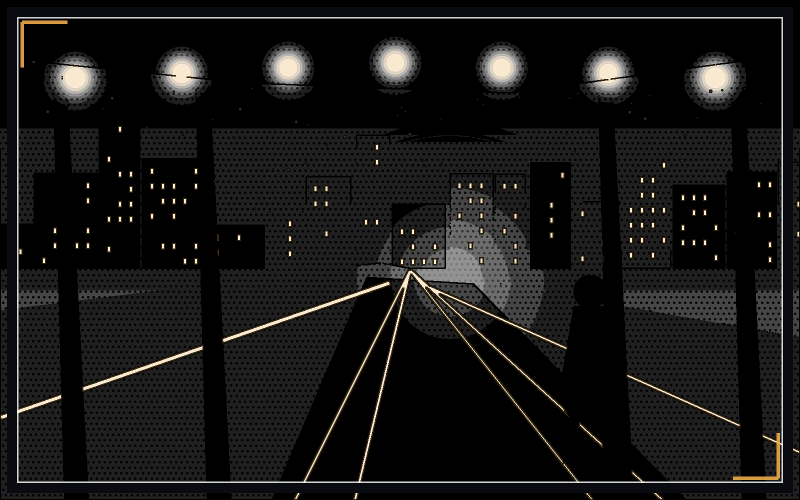
#> input picture assets/manga/ending_b_ready_manga.png, 1600 x 1000 px (shown at 1/2 size); its folder holds 5 pictures in this run
$ python generate_release_media.py
#> lines starting #> are read from the running program, lines starting #| are printed output that depends on the picture
"""Generate original playable Branchline release previews."""

from __future__ import annotations

import math
import shutil
import struct
import subprocess
import wave
from pathlib import Path

from PIL import (
    Image,
    ImageDraw,
    ImageFont,
    ImageOps,
)


ROOT = Path(__file__).resolve().parents[1]
MANGA_DIR = ROOT / "assets" / "manga"
OUTPUT_DIR = ROOT / "assets" / "release_media"
WORK_DIR = OUTPUT_DIR / "_source"

WIDTH = 1600
HEIGHT = 900
DURATION_SECONDS = 6
FPS = 30
AUDIO_RATE = 44_100


def font(
    size: int,
    *,
    bold: bool = False,
) -> ImageFont.ImageFont:
    candidates = [
        (
            "/usr/share/fonts/truetype/dejavu/"
            + (
                "DejaVuSans-Bold.ttf"
                if bold
                else "DejaVuSans.ttf"
            )
        ),
        (
            "/usr/share/fonts/truetype/liberation2/"
            + (
                "LiberationSans-Bold.ttf"
                if bold
                else "LiberationSans-Regular.ttf"
            )
        ),
    ]

    for candidate in candidates:
        path = Path(candidate)

        if path.exists():
            return ImageFont.truetype(
                str(path),
                size=size,
            )

    return ImageFont.load_default()


def add_gradient(
    image: Image.Image,
) -> Image.Image:
    overlay = Image.new(
        "RGBA",
        image.size,
        (0, 0, 0, 0),
    )

    draw = ImageDraw.Draw(overlay)

    for y in range(HEIGHT):
        ratio = y / max(HEIGHT - 1, 1)

        top_alpha = int(
            max(
                0,
                75 * (1 - ratio * 3),
            )
        )

        bottom_alpha = int(
            max(
                0,
                215 * ((ratio - 0.45) / 0.55),
            )
        )

        alpha = max(
            top_alpha,
            bottom_alpha,
        )

        draw.line(
            (0, y, WIDTH, y),
            fill=(3, 6, 12, alpha),
        )

    return Image.alpha_composite(
        image.convert("RGBA"),
        overlay,
    ).convert("RGB")


def poster(
    *,
    source_name: str,
    output_name: str,
    eyebrow: str,
    title: str,
    dialogue: str,
    accent: tuple[int, int, int],
) -> Path:
    source_path = MANGA_DIR / source_name

    if not source_path.exists():
        raise RuntimeError(
            f"Missing manga source: {source_path}"
        )

    with Image.open(source_path) as source:
        canvas = ImageOps.fit(
            source.convert("RGB"),
            (WIDTH, HEIGHT),
            method=Image.Resampling.LANCZOS,
        )

    canvas = add_gradient(canvas)
    draw = ImageDraw.Draw(canvas)

    eyebrow_font = font(
        25,
        bold=True,
    )

    title_font = font(
        67,
        bold=True,
    )

    dialogue_font = font(
        31,
        bold=False,
    )

    draw.rounded_rectangle(
        (68, 61, 430, 118),
        radius=8,
        fill=(5, 9, 17, 215),
        outline=(*accent, 220),
        width=3,
    )

    draw.text(
        (91, 77),
        eyebrow,
        font=eyebrow_font,
        fill=(*accent, 255),
    )

    draw.text(
        (72, 650),
        title,
        font=title_font,
        fill=(248, 250, 252),
        stroke_width=2,
        stroke_fill=(5, 8, 14),
    )

    draw.rounded_rectangle(
        (70, 757, 1510, 845),
        radius=12,
        fill=(4, 8, 15, 222),
        outline=(225, 232, 240, 90),
        width=2,
    )

    draw.rectangle(
        (70, 757, 77, 845),
        fill=accent,
    )

    draw.text(
        (101, 782),
        f"“{dialogue}”",
        font=dialogue_font,
        fill=(241, 245, 249),
    )

    output = WORK_DIR / output_name

    canvas.save(
        output,
        format="PNG",
        optimize=True,
    )

    return output


def generate_ambient_audio(
    path: Path,
) -> None:
    total_frames = (
        DURATION_SECONDS
        * AUDIO_RATE
    )

    with wave.open(
        str(path),
        "wb",
    ) as audio:
        audio.setnchannels(2)
        audio.setsampwidth(2)
        audio.setframerate(AUDIO_RATE)

        for index in range(total_frames):
            time_value = (
                index / AUDIO_RATE
            )

            fade_in = min(
                1.0,
                time_value / 0.8,
            )

            fade_out = min(
                1.0,
                (
                    DURATION_SECONDS
                    - time_value
                )
                / 1.0,
            )

            envelope = max(
                0.0,
                min(
                    fade_in,
                    fade_out,
                ),
            )

            ambient = (
                0.028
                * math.sin(
                    2
                    * math.pi
                    * 55
                    * time_value
                )
                + 0.017
                * math.sin(
                    2
                    * math.pi
                    * 110
                    * time_value
                )
            )

            chime = 0.0

            for start in (
                1.25,
                4.1,
            ):
                elapsed = (
                    time_value - start
                )

                if 0 <= elapsed <= 1.5:
                    decay = math.exp(
                        -3.2 * elapsed
                    )

                    chime += (
                        0.055
                        * decay
                        * math.sin(
                            2
                            * math.pi
                            * 440
                            * elapsed
                        )
                    )

                    chime += (
                        0.025
                        * decay
                        * math.sin(
                            2
                            * math.pi
                            * 660
                            * elapsed
                        )
                    )

            sample = int(
                max(
                    -1.0,
                    min(
                        1.0,
                        (
                            ambient
                            + chime
                        )
                        * envelope,
                    ),
                )
                * 32767
            )

            packed = struct.pack(
                "<hh",
                sample,
                sample,
            )

            audio.writeframesraw(packed)


def ffmpeg_executable() -> str:
    try:
        import imageio_ffmpeg

        return (
            imageio_ffmpeg
            .get_ffmpeg_exe()
        )

    except (
        ImportError,
        RuntimeError,
    ):
        executable = shutil.which(
            "ffmpeg"
        )

        if executable:
            return executable

    raise RuntimeError(
        "No FFmpeg executable is available."
    )


def render_video(
    *,
    poster_path: Path,
    audio_path: Path,
    output_path: Path,
) -> None:
    executable = ffmpeg_executable()

    common = [
        executable,
        "-y",
        "-loglevel",
        "error",
        "-loop",
        "1",
        "-framerate",
        str(FPS),
        "-i",
        str(poster_path),
        "-i",
        str(audio_path),
        "-t",
        str(DURATION_SECONDS),
        "-vf",
        (
            "scale=1600:900,"
            "zoompan="
            "z='min(zoom+0.00045,1.04)':"
            "x='iw/2-(iw/zoom/2)':"
            "y='ih/2-(ih/zoom/2)':"
            f"d={DURATION_SECONDS * FPS}:"
            "s=1600x900:"
            f"fps={FPS},"
            "format=yuv420p"
        ),
        "-c:a",
        "aac",
        "-b:a",
        "128k",
        "-shortest",
        "-movflags",
        "+faststart",
    ]

    attempts = [
        common
        + [
            "-c:v",
            "libx264",
            "-preset",
            "medium",
            "-crf",
            "21",
            str(output_path),
        ],
        common
        + [
            "-c:v",
            "mpeg4",
            "-q:v",
            "3",
            str(output_path),
        ],
    ]

    errors = []

    for command in attempts:
        result = subprocess.run(
            command,
            capture_output=True,
            text=True,
            check=False,
        )

        if (
            result.returncode == 0
            and output_path.exists()
            and output_path.stat().st_size
            > 50_000
        ):
            return

        errors.append(
            result.stderr.strip()
        )

    raise RuntimeError(
        "FFmpeg could not render "
        f"{output_path.name}: "
        + " | ".join(errors)
    )


def build_preview(
    *,
    source_name: str,
    output_name: str,
    eyebrow: str,
    title: str,
    dialogue: str,
    accent: tuple[int, int, int],
    audio_path: Path,
) -> None:
    poster_path = poster(
        source_name=source_name,
        output_name=(
            output_name.replace(
                ".mp4",
                ".png",
            )
        ),
        eyebrow=eyebrow,
        title=title,
        dialogue=dialogue,
        accent=accent,
    )

    output_path = (
        OUTPUT_DIR
        / output_name
    )

    render_video(
        poster_path=poster_path,
        audio_path=audio_path,
        output_path=output_path,
    )

    print(
        f"✓ {output_path} "
        f"({output_path.stat().st_size:,} bytes)"
    )


def main() -> int:
    OUTPUT_DIR.mkdir(
        parents=True,
        exist_ok=True,
    )

    WORK_DIR.mkdir(
        parents=True,
        exist_ok=True,
    )

    audio_path = (
        WORK_DIR
        / "original_station_ambience.wav"
    )

    generate_ambient_audio(
        audio_path
    )

    build_preview(
        source_name=(
            "ending_b_ready_manga.png"
        ),
        output_name=(
            "ending_b_before.mp4"
        ),
        eyebrow="BEFORE REVISION",
        title="Warm evening platform",
        dialogue=(
            "Cross the quiet platform "
            "before the last train leaves."
        ),
        accent=(236, 169, 73),
        audio_path=audio_path,
    )
#> in poster, source is the input picture: PIL image 1600x1000 RGB; mean R, G, B 23.2, 22.7, 22.1
#> in poster, `canvas = ImageOps.fit( source.convert("RGB"), (WIDTH, HEIGHT), method=..`:
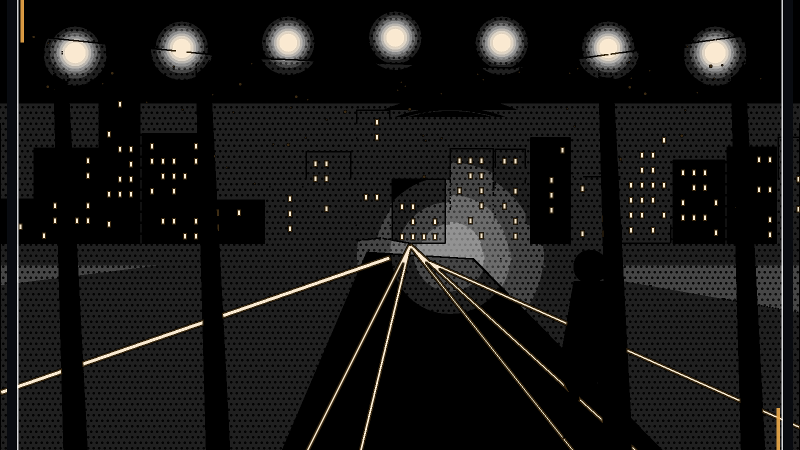
#> canvas: PIL image 1600x900 RGB (shown at 1/2 size); mean R, G, B 23.5, 22.9, 22.1
#> in add_gradient, `overlay = Image.new( "RGBA", image.size, (0, 0, 0, 0), )`: overlay: PIL image 1600x900 RGBA; every value is 0
#> in add_gradient, `return Image.alpha_composite( image.convert("RGBA"), overlay, ).conver..`:
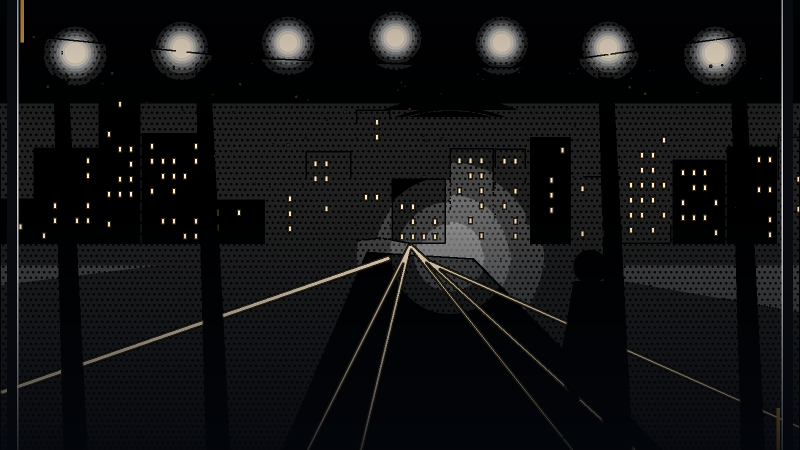
#> returned value: PIL image 1600x900 RGB (shown at 1/2 size); mean R, G, B 18.2, 18.7, 19.8
#> in poster, `canvas.save( output, format="PNG", optimize=True, )`:
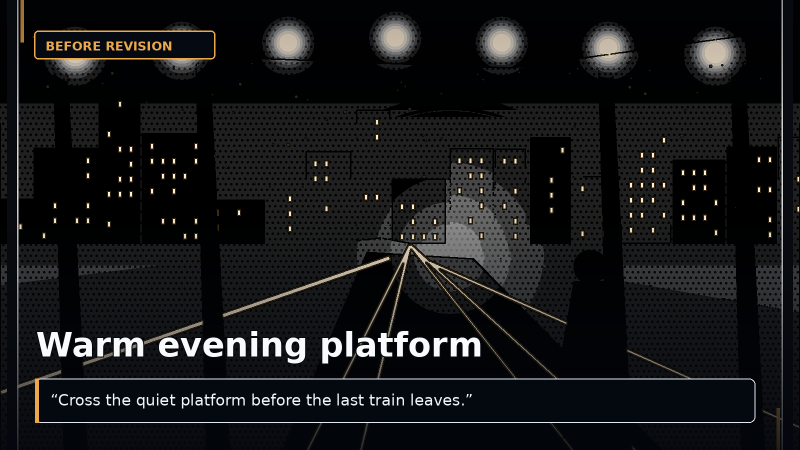
#> saved as ending_b_before.png: PIL image 1600x900 RGB (shown at 1/2 size); mean R, G, B 22.9, 23.4, 24.5
#> (the call stopped at in ffmpeg_executable, `return ( imageio_ffmpeg .get_ffmpeg_exe() )`: imageio_ffmpeg is not available in this run)

    build_preview(
        source_name=(
            "ending_b_verified_manga.png"
        ),
        output_name=(
            "ending_b_after.mp4"
        ),
        eyebrow="AFTER SELECTIVE REBUILD",
        title="Illuminated night platform",
        dialogue=(
            "Cross the illuminated night platform."
        ),
        accent=(57, 205, 226),
        audio_path=audio_path,
    )

    build_preview(
        source_name=(
            "shared_dialogue_manga.png"
        ),
        output_name=(
            "shared_dialogue_before.mp4"
        ),
        eyebrow="ORIGINAL SHARED LINE",
        title="Last departure",
        dialogue=(
            "The last train leaves at seven."
        ),
        accent=(146, 119, 210),
        audio_path=audio_path,
    )

    build_preview(
        source_name=(
            "shared_dialogue_manga.png"
        ),
        output_name=(
            "shared_dialogue_after.mp4"
        ),
        eyebrow="REBUILT SHARED LINE",
        title="Last departure revised",
        dialogue=(
            "The last train leaves at eight."
        ),
        accent=(57, 205, 226),
        audio_path=audio_path,
    )

    build_preview(
        source_name=(
            "ending_b_blocked_manga.png"
        ),
        output_name=(
            "ending_b_blocked.mp4"
        ),
        eyebrow="PUBLICATION STOPPED",
        title="Ending B locked",
        dialogue=(
            "The required release preview "
            "could not be verified."
        ),
        accent=(223, 72, 103),
        audio_path=audio_path,
    )

    print(
        "PLAYABLE RELEASE MEDIA COMPLETED"
    )

    return 0


if __name__ == "__main__":
#> (the run stopped early here; a loop or call above may not have finished)
